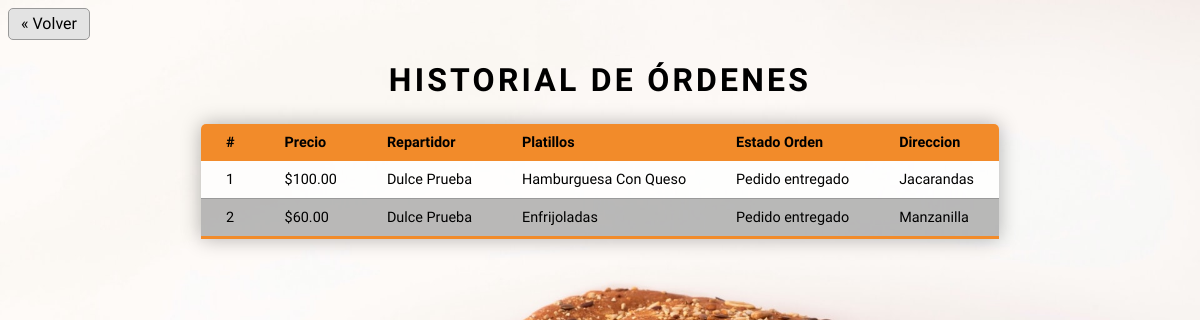
Page /historial_ordenes/ (signed in) on the committed database.
### administrador/models.py (models this page shows)
class Orden(models.Model):
	id_orden = models.AutoField(primary_key=True)
	precio_orden = models.IntegerField(null=False, default = 0)
	id_cliente_orden = models.ForeignKey('cliente.Cliente', on_delete=models.SET_DEFAULT, default=0)
	id_repartidor_orden = models.ForeignKey('repartidor.Repartidor',on_delete= models.SET_NULL, blank =True,  null=True)
	id_platillo_orden  = models.ManyToManyField('platillo.Platillo', null=True)
	id_estado_orden =    models.ForeignKey('EstadoOrden',  on_delete=models.SET_DEFAULT, default=0)
	direccion_entrega_orden  = models.ForeignKey('cliente.Direccion', null=True, on_delete=models.CASCADE)
	class Meta:
		db_table = 'orden'
		verbose_name_plural = "Ordenes"

class EstadoOrden(models.Model):
	id_estado = models.IntegerField(primary_key=True)
	descripcion_estado = models.CharField(max_length=30)
	class Meta:
		db_table = 'estado_orden'
		verbose_name_plural = "EstadosOrden"
	def __str__(self):
		return '{}'.format(self.descripcion_estado)

### repartidor/models.py (models this page shows)
class Repartidor(models.Model):
	user = models.OneToOneField(User, on_delete=models.CASCADE, unique=True)
	id_repatidor = models.AutoField(primary_key=True, db_column='id_repatidor')
	nombre_repartidor = models.CharField(max_length=64)
	apellido_paterno_repartidor = models.CharField(max_length=100)
	apellido_materno_repartidor = models.CharField(max_length=100)
	def __str__(self):
		return self.nombre_repartidor + " " + self.apellido_paterno_repartidor
	class Meta:
		db_table = 'repartidor'
		verbose_name_plural = "Repartidores"

### platillo/models.py (models this page shows, shortened)
class Platillo(models.Model):
    id = models.AutoField(primary_key=True)
    nombre = models.CharField(max_length=200, unique=True)
    descripcion = models.CharField(max_length=500, null=True)
    precio = models.FloatField(null=False, default=0)
    imagen = models.ImageField(null=True, upload_to=directorio_imagen)
    categoria = models.ForeignKey(
        'categoria.Categoria', on_delete=models.CASCADE)
    def __str__(self):
        return self.nombre
    class Meta:
        db_table = 'platillo'
        verbose_name_plural = "Platillos"

### cliente/models.py (models this page shows)
class Direccion(models.Model):
    id_direccion = models.AutoField(primary_key=True)
    id_cliente = models.ForeignKey(Cliente, models.DO_NOTHING)
    descripcion_direccion = models.CharField(max_length=200)
    class Meta:
        db_table = 'direccion'
        verbose_name_plural = "Direcciones"
        unique_together = (('id_cliente', 'descripcion_direccion'))
    def __str__(self):
        return '{}'.format(self.descripcion_direccion)

### cliente/views.py (the view)
# urls.py: path("historial_ordenes/", views.historial_ordenes, name="historial_ordenes"),
@login_required
def historial_ordenes(request):
    cliente = Cliente.objects.get(user_cliente=request.user)
    estado = EstadoOrden.objects.get(id_estado=5)
    ordenes = Orden.objects.filter(id_cliente_orden=cliente, id_estado_orden=estado).order_by('id_orden')
    contexto = {'ordenes' : ordenes}
    return render(request, "cliente/historial_ordenes.html", contexto)

### templates/cliente/historial_ordenes.html (shortened to what this page needs)
{% load static %}
<!DOCTYPE html>
<html>
<head>
	<link rel="stylesheet" href="{% static 'css/ordenes/tabla_ordenes.css' %}">
    <link rel="stylesheet" href="{% static 'css/ordenes/ordenes_cliente.css' %}">
</head>
<body>
    <div class="boton">
            <a id="boton-volver" href="{% url 'cliente:HomeCliente' %}">&laquo; Volver</a>
    </div>
    <div class="contenedor">
        <h1 id="titulo">Historial de órdenes</h1>
        <table class="content-table">
        	<thead>
        		<tr>
        			<td>#</td>
        			<td>Precio</td>
        			<td>Repartidor</td>
        			<td>Platillos</td>
        			<td>Estado Orden</td>
        			<td>Direccion</td>
        		</tr>
        	</thead>
        	<tbody>
        		{% if ordenes %}
        		{% for orden in ordenes%}
        		<tr>
        			<td>{{orden.id_orden}}</td>
        			<td>${{orden.precio_orden}}.00</td>
        			<td>{{orden.id_repartidor_orden}}</td>
        			<td>
        			{% for platillo in orden.id_platillo_orden.all %}
        				{{platillo}}
                        <br>
        			{% endfor %}
        			</td>
        			<td>{{orden.id_estado_orden}}</td>
        			<td>{{orden.direccion_entrega_orden}}</td>
        		</tr>
        		{% endfor %}
        		{% else %}
        		<h1>No tienes órdenes realizadas</h1>
        		{% endif %}
        	</tbody>
        </table>
    </div>
</body>
</html>

### static/css/ordenes/tabla_ordenes.css (style rules this page uses)
html, body { font-family: 'Quicksand', sans-serif; overflow:hidden; }
body { -webkit-background-size: cover; -moz-background-size: cover; -o-background-size: cover; background-size: cover; }
h1 { text-align: center; text-transform: uppercase; letter-spacing: .1em; }
a { text-decoration: none; color: inherit; }
.content-table { border-collapse: collapse; border-radius: 5px 5px 0 0; overflow: hidden; margin: 25px auto; font-size: 0.9em; min-width: 400px; box-shadow: 0 0 20px rgba(0, 0, 0, 0.3); }
.content-table thead tr { background-color: #f28b2a; font-weight: bold; text-align: left; }
.content-table td { padding: 10px 25px; }
.content-table tbody tr { border-bottom: 1px solid #9a9a9a; background-color: rgba(255, 255, 255, 0.8); }
.content-table tbody tr:nth-of-type(even) { background-color: rgba(168, 168, 168, 0.8); }
.content-table tbody tr:last-of-type { border-bottom: 3px solid #f28b2a; }
#titulo { font-weight: bold; }
#boton-volver { display: inline-block; background-color: #e3e3e3; border: 1px solid #999999; border-radius: 5px; width: 80px; height: 25px; text-align: center; padding-top: 5px; }

### static/css/ordenes/ordenes_cliente.css (style rules this page uses)
body { background-image: url("/static/imagenes/OrdenesCliente2.jpg"); }

### rows in the picture
Orden: id_orden "1", precio_orden "100", id_repartidor_orden "Dulce Prueba", id_estado_orden "Pedido entregado", direccion_entrega_orden "Jacarandas"
Platillo: nombre "Hamburguesa Con Queso"
Orden: id_orden "2", precio_orden "60", id_repartidor_orden "Dulce Prueba", id_estado_orden "Pedido entregado", direccion_entrega_orden "Manzanilla"
Platillo: nombre "Enfrijoladas"
